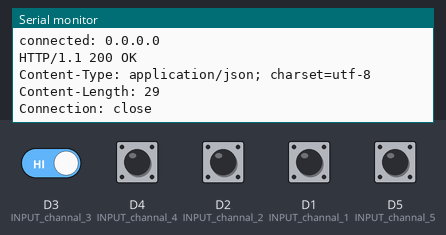
Simulated run of this sketch. Board: ESP8266 (NodeMCU). Shown: the last lines printed to the serial monitor. The inputs (shaded band) are chosen by the test bench; at power-on: D1 (INPUT_channal_1), D2 (INPUT_channal_2), D3 (INPUT_channal_3), D4 (INPUT_channal_4), D5 (INPUT_channal_5) HIGH. WiFi joins after 1.5 s; servers stay silent unless stated; web services answer with replies made up by the test bench.

Above: at 1.7 s.
1.8 s: D3 (INPUT_channal_3) driven LOW
At 4.0 s:
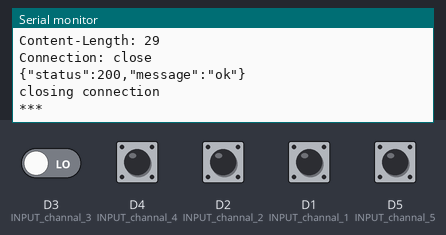
6.3 s: D3 (INPUT_channal_3) driven HIGH
At 9.6 s:
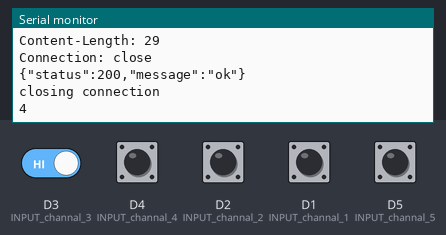
Timing chart, 0 to 11.1 s (numbered marks = the images above; inputs shaded):
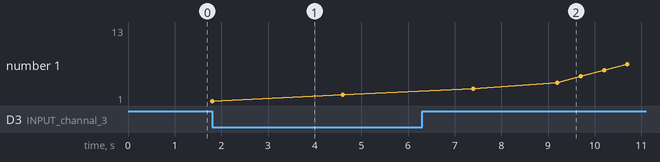

The sketch:

Line_Alarm.ino
```cpp
#include <ESP8266WiFi.h> //https://github.com/esp8266/Arduino
#include <DNSServer.h>
#include <ESP8266WebServer.h>
#include <WiFiManager.h> //https://github.com/tzapu/WiFiManager
#include <Wire.h>
#include <time.h>


String LINE_TOKEN = "xxxxxxxxxxxxxxxxxxxxxxxxxxxxxxxxxxxxx";   // Line Tokenen
 #define ESP_AP_NAME "xxxxxx"
 #define WIFI_SSID1 "xxxxxx"                                   //User WIFI
 #define WIFI_PASSWORD1 "xxxxxx"                             //Password WIFI
// #define WIFI_SSID2 "xxxxxx"
// #define WIFI_PASSWORD2 "xxxxxx"


const int INPUT_channal_1 = D1 ;                       // PIN ของช่อง 1
const int INPUT_channal_2 = D2 ;                       // PIN ของช่อง 2
const int INPUT_channal_3 = D3 ;                       // PIN ของช่อง 3
const int INPUT_channal_4 = D4 ;                       // PIN ของช่อง 3
const int INPUT_channal_5 = D5 ;                       // PIN ของช่อง 4
int timesend ;

int state1 , state2 , state3 , state4 , state5 = 0 ;     //เพิ่มลดช่อง แก้ตรงนี้ด้วย
int a , b , c ,d ,e;                                      //เพิ่มลดช่อง แก้ตรงนี้ด้วย

int buttonState = 0;                               // variable for reading the pushbutton status
void setup() {
    Serial.begin(9600);
  pinMode(INPUT_channal_1, INPUT);                    //  กำหนดให้เป็น  INPUT
  pinMode(INPUT_channal_2, INPUT);                    //  กำหนดให้เป็น  INPUT
  pinMode(INPUT_channal_3, INPUT);                    //  กำหนดให้เป็น  INPUT
  pinMode(INPUT_channal_4, INPUT);                    //  กำหนดให้เป็น  INPUT
  pinMode(INPUT_channal_5, INPUT);                    //  กำหนดให้เป็น  INPUT


               // WiFiManager wifiManager;
               // wifiManager.autoConnect(ESP_AP_NAME);
   //connect to wifi access point
  WiFi.begin(WIFI_SSID1, WIFI_PASSWORD1);
 // WiFi.begin(WIFI_SSID2, WIFI_PASSWORD2);
  delay(500);
  Serial.println();
  Serial.print("connected: ");
  Serial.println(WiFi.localIP());

  }

void loop()   {


  timesend = timesend + 1 ;
                   if(digitalRead(INPUT_channal_1) == LOW)  state1 = 1 ;                     //เพิ่มลดช่อง แก้ตรงนี้ด้วย
                   if(digitalRead(INPUT_channal_1) == HIGH) state1 = 0 ;                          //**
                   if(digitalRead(INPUT_channal_2) == LOW)  state2 = 1 ;                          //**
                   if(digitalRead(INPUT_channal_2) == HIGH) state2 = 0 ;                          //**
                   if(digitalRead(INPUT_channal_3) == LOW)  state3 = 1 ;                          //**
                   if(digitalRead(INPUT_channal_3) == HIGH) state3 = 0 ;                          //**
                   if(digitalRead(INPUT_channal_4) == LOW)  state4 = 1 ;                          //**
                   if(digitalRead(INPUT_channal_4) == HIGH) state4 = 0 ;                          //**
                   if(digitalRead(INPUT_channal_5) == LOW)  state5 = 1 ;                          //**
                   if(digitalRead(INPUT_channal_5) == HIGH) state5 = 0 ;                     //เพิ่มลดช่อง แก้ตรงนี้ด้วย

       if (state1 == 1  ){
             Line_Notify(LINE_TOKEN , "Zone1 (ชั้น1 โซน A) /ALARM" );               //ข้อความแจ้งเตอนช่อง 1
Serial.print("***");
             a = 1 ;
             delay(1000);
          }
       if (state2 == 1  ){
             Line_Notify(LINE_TOKEN , "Zone2 (ชั้น1 โซน B) /ALARM" );           //ข้อความแจ้งเตอนช่อง 2
  Serial.print("***");
             b = 1 ;
             delay(1000);
          }
       if (state3 == 1  ){
             Line_Notify(LINE_TOKEN , "Zone3 (ชั้น1 โซน C) /ALARM" );                    //ข้อความแจ้งเตอนช่อง 3
 Serial.print("***");
             c = 1 ;
             delay(1000);
          }
       if (state4 == 1  ){
             Line_Notify(LINE_TOKEN , "Zone4 (ชั้น2 โซน  D ) /ALARM" );               //ข้อความแจ้งเตอนช่อง 4
Serial.print("***");
             d = 1 ;
             delay(1000);
          }
       if (state5 == 1  ){
             Line_Notify(LINE_TOKEN , "Zone5 (ชั้น2 E ) /ALARM" );                 //ข้อความแจ้งเตอนช่อง 5
Serial.print("***");
             d = 1 ;
             delay(1000);
          }


        if (timesend == 1  ){
              if(state1 == 0 && state2  == 0 && state3  == 0 && state4  == 0 && state5  == 0 )
              Line_Notify(LINE_TOKEN , "Zone1,2,3,4,5 ( สถานะปกติ-ส่งเพื่อตรวจสอบระบบการแจ้งเตือน )  /NORMAL" );            //ข้อความ ส่งเพื่อตรวจสอบระบบการแจ้งเตือน


          }

if(state1 == 0 && state2  == 0 && state3  == 0  && state4  == 0 && state5  == 0 )                             //เพิ่มลดช่อง แก้ตรงนี้ด้วย
   {

     if(a == 1 || b == 1 || c == 1  || d == 1 || e == 1)
       {
        Line_Notify(LINE_TOKEN , "Zone1,2,3,4,5 ( เข้าสู่สภาวะปกติ )  /NORMAL" );                                    //ข้อความ แจ้ง กลับเข้าสู่สภาวะปกติ
        a = 0 ;                                                                                                //เพิ่มลดช่อง แก้ตรงนี้ด้วย
        b = 0 ;                                                                                                      //**
        c = 0 ;                                                                                                      //**
        d = 0 ;                                                                                                      //**
        e = 0 ;                                                                                                //เพิ่มลดช่อง แก้ตรงนี้ด้วย
       }
    }


       if (timesend > 7200 ) timesend = 0 ;   // เวลาในการส่งเพื่อตรวจสอบระบบการแจ้งเตือน  120=1นาที   3,600=30นาที  7,200=1ชั่วโมง  89,400=12ชั่วโมง  172,800=1วัน     -35

  Serial.println(timesend);
  delay(500);
} // loop


void Line_Notify(String LINE_Token, String message) {
  String msg = String("message=") + message;
  WiFiClientSecure client;
  if (!client.connect("notify-api.line.me", 443)) {
    Serial.println("connection failed");
    return;
  }

  String req = "";
  req += "POST /api/notify HTTP/1.1\r\n";
  req += "Host: notify-api.line.me\r\n";
  req += "Content-Type: application/x-www-form-urlencoded\r\n";
  req += "Authorization: Bearer " + String(LINE_Token) + "\r\n";
  req += "Content-Length: " + String(msg.length()) + "\r\n";
  req += "\r\n";
  req +=  msg;

  client.print(req);

  unsigned long timeout = millis();
  while (client.available() == 0) {
    if (millis() - timeout > 5000) {
      Serial.println(">>> Client Timeout !");
      client.stop();
      return;
    }
  }

  // Read all the lines of the reply from server and print them to Serial
  while (client.available()) {
    String line = client.readStringUntil('\r');
    Serial.print(line);
  }

  Serial.println();
  Serial.println("closing connection");
}
```

Measured:
- after the input at 1.8 s, the serial monitor: prints a new line after 1.8 s (image 1)
- after the input at 6.3 s, the serial monitor: prints a new line after 2.9 s (image 2)
- plotted number 1: 2 → 13 after the input at 6.3 s
